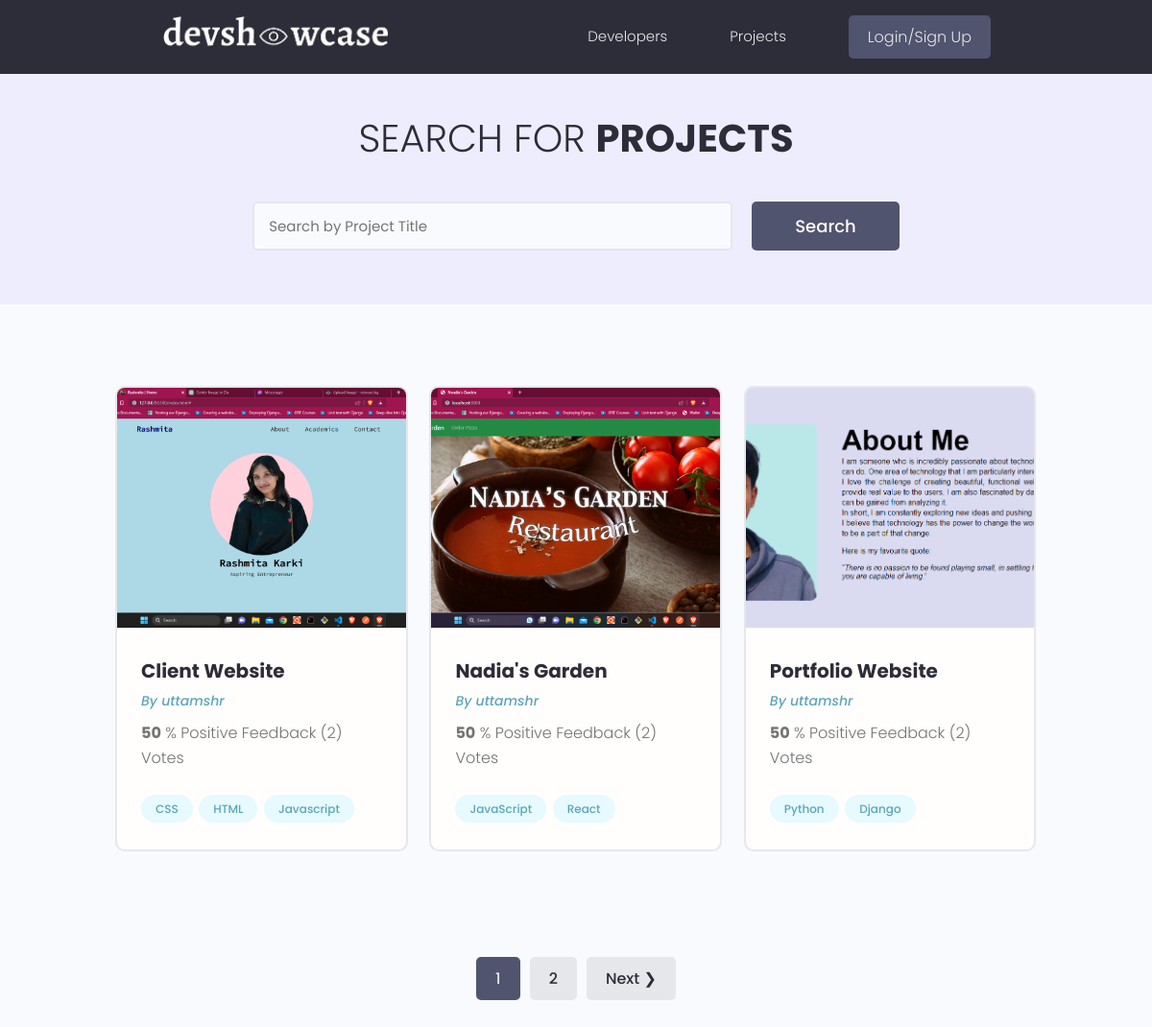
/projects/, run on the app's committed database.
### application/models.py (models this page shows, shortened)
class Project (models.Model):
    owner = models.ForeignKey(Profile, blank = True, null = True, on_delete = models.CASCADE )  # Create the owner for the project and delete the project when the user id is deleted by any circumstances.
    title = models.CharField(max_length = 200)
    description = models.TextField(blank = True, null = True)
    project_image = models.ImageField(blank = True, null = True, default = "default.jpg") # to add images to the DB.
    demo_link = models.CharField(max_length=2000, blank = True, null = True)
    source_link = models.CharField(max_length = 2000, blank = True, null = True)
    tags = models.ManyToManyField('Tag', blank = True)  # it lets user select content of Tag table.
    vote_total = models.IntegerField(default = 0, null = True, blank = True)
    vote_ratio = models.IntegerField(default = 0, null = True, blank = True)
    created = models.DateTimeField(auto_now_add=True)
    id = models.UUIDField(default=uuid.uuid4, primary_key=True, unique=True, editable=False) # generate random unique id
    class Meta:
        ordering = ['-vote_ratio', '-vote_total', 'title']

class Tag(models.Model):
    name = models.CharField(max_length = 200)
    created = models.DateTimeField(auto_now_add=True)
    id = models.UUIDField(default = uuid.uuid4, primary_key = True, editable = False) # generate random unique ID
    def __str__(self):
        return self.name

### users/models.py (models this page shows)
class Profile(models.Model):
    user = models.OneToOneField(User, on_delete=models.CASCADE, null = True, blank = True)  # User has one to one relationship with their Profile means user can create only one Profile.
    name = models.CharField(max_length = 100, blank = True, null = True)
    email = models.EmailField(max_length = 50, blank = True, null = True)
    username = models.CharField(max_length = 20, blank = True, null = True)
    short_intro = models.CharField(max_length = 200, blank = True, null = True)
    location = models.CharField(max_length = 200, blank = True, null = True)
    bio = models.TextField(blank = True, null = True)
    profile_image = models.ImageField(null = True, blank = True, upload_to = 'users/', default='users/user-default.png')
    social_github = models.CharField(max_length = 200, blank = True, null = True)     # user can add github
    social_linkedin = models.CharField(max_length = 200, blank = True, null = True)   # user can add linkedin
    social_website = models.CharField(max_length = 200, blank = True, null = True)    # user can add their website.
    created = models.DateTimeField(auto_now_add=True)
    id = models.UUIDField(default = uuid.uuid4, primary_key = True, editable = False)
    def __str__(self):
        return str(self.user.username)
    class Meta:
        ordering = ['created']

### application/views.py (the view)
# urls.py: path('projects/', views.getProjects),
def projects(request):  # list view
    search_query = ''
    if request.GET.get('search_query'):
        search_query = request.GET.get('search_query')
    tags = models.Tag.objects.filter(name__icontains = search_query)
    projects = models.Project.objects.distinct().filter(Q(title__icontains = search_query) |
    Q(description__icontains = search_query) |
    Q(owner__name__icontains = search_query) |
    Q(tags__in = tags)) # quering all the projects by it's title or tagname and storing in projects
    page = request.GET.get('page')
    results = 3
    paginator = Paginator(projects, results)
    try:
        projects = paginator.page(page)
    except PageNotAnInteger:
        page = 1
        projects = paginator.page(page)
    except EmptyPage:
        page = paginator.num_pages
        projects = paginator.page(page)
    context = {'projects': projects, 'search_query' : search_query, 'paginator': paginator}
    return render(request, 'application/projects.html', context)

### template/application/projects.html (shortened to what this page needs)
{% extends 'application/main.html' %}
{% block content %}
<main class="projects">
    <section class="hero-section text-center">
      <div class="container container--narrow">
        <div class="hero-section__box">
          <h2>Search for <span>Projects</span></h2>
        </div>
        <div class="hero-section__search">
          <form id="searchForm" class="form" action="{% url 'projects' %}" method="get">
            <div class="form__field">
              <input class="input input--text" id="formInput#search" type="text" name="search_query" value = '{{search_query}}'
                placeholder="Search by Project Title" />
            </div>
            <input class="btn btn--sub btn--lg" type="submit" value="Search" />
          </form>
        </div>
      </div>
    </section>
    <section class="projectsList">
      <div class="container">
        <div class="grid grid--three">
            {% for project in projects %}
          <div class="column">
            <div class="card project">
              <a href="{% url 'project' project.id %}" class="project">
                <img class="project__thumbnail" src="{{ project.project_image.url }}" alt="project thumbnail" />
                <div class="card__body">
                  <h3 class="project__title">{{project.title}}</h3>
                  <p><a class="project__author" href="{% url 'user-profile' project.owner.id %}">By {{project.owner}}</a></p>
                  <p class="project--rating">
                    <span style="font-weight: bold;">{{project.vote_ratio}}</span> % Positive
                    Feedback ({{project.vote_total}}) Vote{{project.vote_total|pluralize:"s"}}
                  </p>
                  <div class="project__tags">
                    {% for tag in project.tags.all %}
                    <span class="tag tag--pill tag--main">
                      <small>{{tag}}</small>
                    </span>
                    {% endfor %}
                  </div>
                </div>
              </a>
            </div>
          </div>
          {% endfor %}
        </div>
      </div>
    </section>
    {% include 'pagination.html' with queryset=projects %}
  </main>
{% endblock content %}

### static/styles/app.css (style rules this page uses)
:root { --color-sub: #2d2d39; }
.btn--sub { background-color: var(--color-sub-light); }
.card { border: 2px solid var(--color-light); }
img { width: 100%; }
.hero-section { height: 40vh; display: flex; align-items: center; background-color: var(--color-sub); }
.hero-section__box { margin-bottom: 4rem; }
.hero-section__box > h2, .hero-section__box > h2 > span { font-size: 4rem; color: var(--color-light); line-height: 1.3; text-transform: uppercase; }
.hero-section__box > h2 { font-weight: 300; }
.hero-section__box > h2 > span { font-weight: 700; }
.hero-section__search > .form { display: flex; align-items: center; justify-content: center; gap: 2rem; }
.hero-section__search > .form input.input--text { width: 50rem; }
.project__author { font-size: 1.4rem; font-style: italic; }
.project--rating { margin-bottom: 1.6em; margin-top: .5em; }
.projects > .hero-section { background: var(--color-sub-lighter); height: 30vh; }
.projects .hero-section__box { margin-bottom: 2.5rem; }
.projects .hero-section__box > h2 { color: var(--color-sub); }
.projects .hero-section__box > h2 > span { font-weight: 700; color: var(--color-sub); }
.projectsList { margin-top: 8rem; }
.project__thumbnail { height: 25rem; object-fit: cover; object-position: top center; }
.project__title { font-size: 2rem; font-weight: 700; color: var(--color-sub); }

### static/uikit/styles/modules/_variables.css (style rules this page uses)
:root { --color-main: #5aa5b9; --color-main-light: #e6faff; --color-sub: #3f4156; --color-sub-light: #51546e; --color-sub-lighter: #ededfd; --color-text: #737373; --color-gray: #8b8b8b; --color-light: #e5e7eb; --color-light-gray: #767676; --color-bg: #f8fafd; --color-white: #fffefd; --color-white-light: #f3f3f3; --color-success: #359e64; --color-success-bg: #def8e8; --color-error: #fc4b0b; --color-error-bg: #fff2ee; --font-base: 'Poppins', arial, helvetica, 'Segoe UI', roboto, ubuntu, sans-serif; --font-monospace: 'Fira Code', 'Courier New', courier, monospace; --font-regular: 300; --font-medium: 500; --font-bold: 700; --generic-shadow: 1px 1px 5px #00000010; --generic-transition: all 0.3s ease-in-out; }

### static/uikit/styles/modules/_base.css (style rules this page uses)
* { margin: 0; padding: 0; box-sizing: border-box; text-rendering: optimizeLegibility; color: inherit; font-size: inherit; }
html { font-size: 50%; }
@media only screen and (min-width: 480px) { html { font-size: 56.25%; } }
@media only screen and (min-width: 1200px) { html { font-size: 62.5%; } }
body { line-height: 1.6; font-weight: 400; font-size: 1.5rem; color: var(--color-text); background-color: var(--color-bg); min-height: 100vh; }

### static/uikit/styles/modules/_typography.css (style rules this page uses)
* { font-family: var(--font-base); }
h2 { font-size: 3.6rem; font-weight: var(--font-bold); }
h3 { font-size: 3.2rem; font-weight: var(--font-medium); }
p, span, strong { font-size: 1.6rem; color: var(--color-text); font-weight: var(--font-regular); }
a { padding-bottom: 2px; text-decoration: none; display: inline-block; color: var(--color-main); font-weight: var(--font-medium); }

### static/uikit/styles/modules/_utilities.css (style rules this page uses)
.container { width: 92%; max-width: 165rem; margin: 0 auto; box-sizing: border-box; }
.container--narrow { width: 92%; max-width: 120rem; }
@media screen and (min-width: 1000px) { .container { width: 90%; } }
@media screen and (min-width: 1000px) { .container--narrow { width: 85%; } }
@media screen and (min-width: 1200px) { .container { width: 80%; } }
@media screen and (min-width: 1200px) { .container--narrow { width: 72%; } }
.text-center { text-align: center; }

### static/uikit/styles/modules/_button.css (style rules this page uses)
.btn { display: inline-block; position: relative; cursor: pointer; background-color: var(--color-light); font-weight: var(--font-medium); color: var(--color-sub); text-decoration: none; padding: 1rem 2rem; border-radius: 0.5rem; border: none; width: -webkit-fit-content; width: -moz-fit-content; width: fit-content; height: -webkit-fit-content; height: -moz-fit-content; height: fit-content; font-size: 1.6rem; outline-width: 0; outline-color: transparent; -webkit-backface-visibility: hidden; backface-visibility: hidden; transition: all 0.3s ease-in-out; }
.btn--sub { background-color: var(--color-sub); color: var(--color-white); }
.btn--lg { font-size: 1.8rem; padding: 1.2rem 4.5rem; }

### static/uikit/styles/modules/_card.css (style rules this page uses)
.card { border-radius: 1rem; background-color: var(--color-white); border: 1.5px solid var(--color-light); width: auto; height: auto; margin-top: 0.5rem; margin-bottom: 0.5rem; overflow: hidden; }
.card__body, .card__header { padding: 2rem 2.5rem; }

### data on the page
Project: project_image (picture), title "Client Website", owner "uttamshr", vote_ratio "50", vote_total "2"
Tag: name "CSS"
Tag: name "HTML"
Tag: name "Javascript"
Project: project_image (picture), title "Nadia's Garden", owner "uttamshr", vote_ratio "50", vote_total "2"
Tag: name "JavaScript"
Tag: name "React"
Project: project_image (picture), title "Portfolio Website", owner "uttamshr", vote_ratio "50", vote_total "2"
Tag: name "Python"
Tag: name "Django"

### other printed values
{{ page }} "1"
{{ page }} "2"
